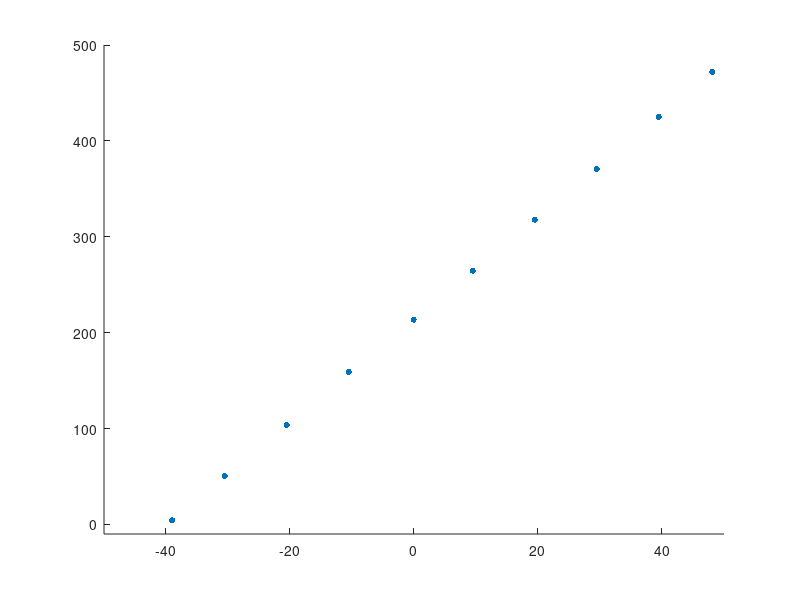

This figure's MATLAB source: (Note: this script raises an error after producing the figure.)
clear all
close all
clc

degToRad = 2*pi/360;
radToDeg = 360/(2*pi);

angMesDeg = [ -41.7 -40 -38.5 -30 -20 -10 ((1.058)/2)-0.05 10 20 30 40 48.65 ]';

angMesRad = angMesDeg*degToRad;
                                                %  211.32
angPotVraw = [ 0.066 0.067 4.25 50.55 103.66 159.2 213.64 264.66 317.95 370.74 425.10 472.11 ]';

fig1 = figure;

%plotting data - leaving out the two first points (form dead-zone)
h1 = scatter(angMesDeg(3:12,1)-((1.058)/2), angPotVraw(3:12,1), 20, 'filled')
axis([ -50 50 -10 500 ])

%adding least square line:
hold on;
h2 = lsline;
set( h2, 'color', 'k', 'LineWidth', 1.4 );
h3 = scatter(angMesDeg(3:12,1)-((1.058)/2), angPotVraw(3:12,1), 20, 'filled', 'b')
h4 = scatter(angMesDeg(1:2,1), angPotVraw(1:2,1), 20, [ .6 0 .6 ], '*')

l1 = legend([h1 h2 h4],{'Reliable measurements', 'Least square line of reliable data', 'Unreliable measurements'}, 'location', 'SouthEast');
title('Linearity Test of Potentiometer')
xlabel('Degrees (^\circ)')
ylabel('Volt (V)')

grid on, grid minor;

hold off;

fig2 = figure;
copyobj(get(fig1, 'children'),fig2);
hold on

stableRangeVolt  = [  211.8      217   ]'
stableRangeDeg   = [ 0.0894-((1.058)/2)    1.0582-((1.058)/2)  ]'

h5 = plot(stableRangeDeg, stableRangeVolt, 'r', 'LineWidth', 1.4)
h6 = scatter(stableRangeDeg, stableRangeVolt, 20, 'filled', 'k')

axis([ -.6 .6 210 218 ])

legend([ h5 h6 ], {'Outher balance points', 'Equlibrium range'}, 'location', 'southeast')

%setting new legend and title of zoomed figure

title('Zoom on Equlibrium Range')

grid on, grid minor;















